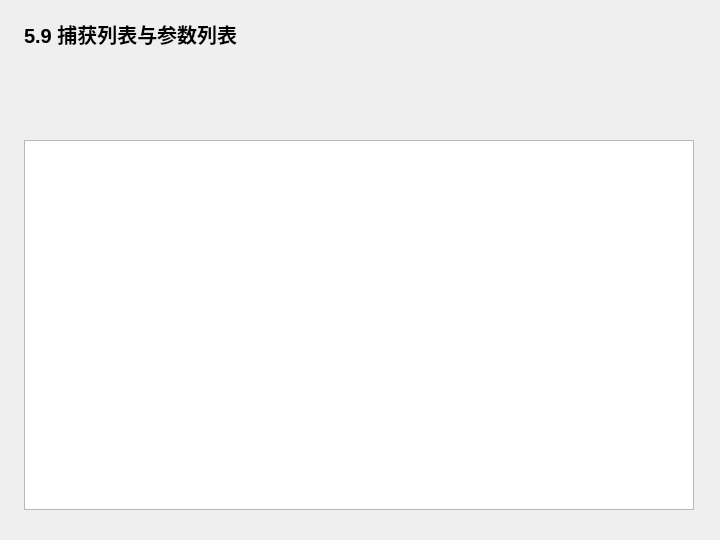
<?xml version="1.0" encoding="UTF-8"?>
<ui version="4.0">
 <class>Widget</class>
 <widget class="QWidget" name="Widget">
  <property name="geometry">
   <rect>
    <x>0</x>
    <y>0</y>
    <width>720</width>
    <height>540</height>
   </rect>
  </property>
  <property name="windowTitle">
   <string>5.9 捕获列表与参数列表</string>
  </property>
  <widget class="QLabel" name="headingLabel">
   <property name="geometry">
    <rect>
     <x>24</x>
     <y>18</y>
     <width>670</width>
     <height>32</height>
    </rect>
   </property>
   <property name="text">
    <string>5.9 捕获列表与参数列表</string>
   </property>
   <property name="font">
    <font>
     <pointsize>15</pointsize>
     <bold>true</bold>
    </font>
   </property>
  </widget>
  <widget class="QPlainTextEdit" name="outputEdit">
   <property name="geometry">
    <rect>
     <x>24</x>
     <y>140</y>
     <width>670</width>
     <height>370</height>
    </rect>
   </property>
   <property name="readOnly">
    <bool>true</bool>
   </property>
  </widget>
 </widget>
 <resources />
 <connections />
</ui>
